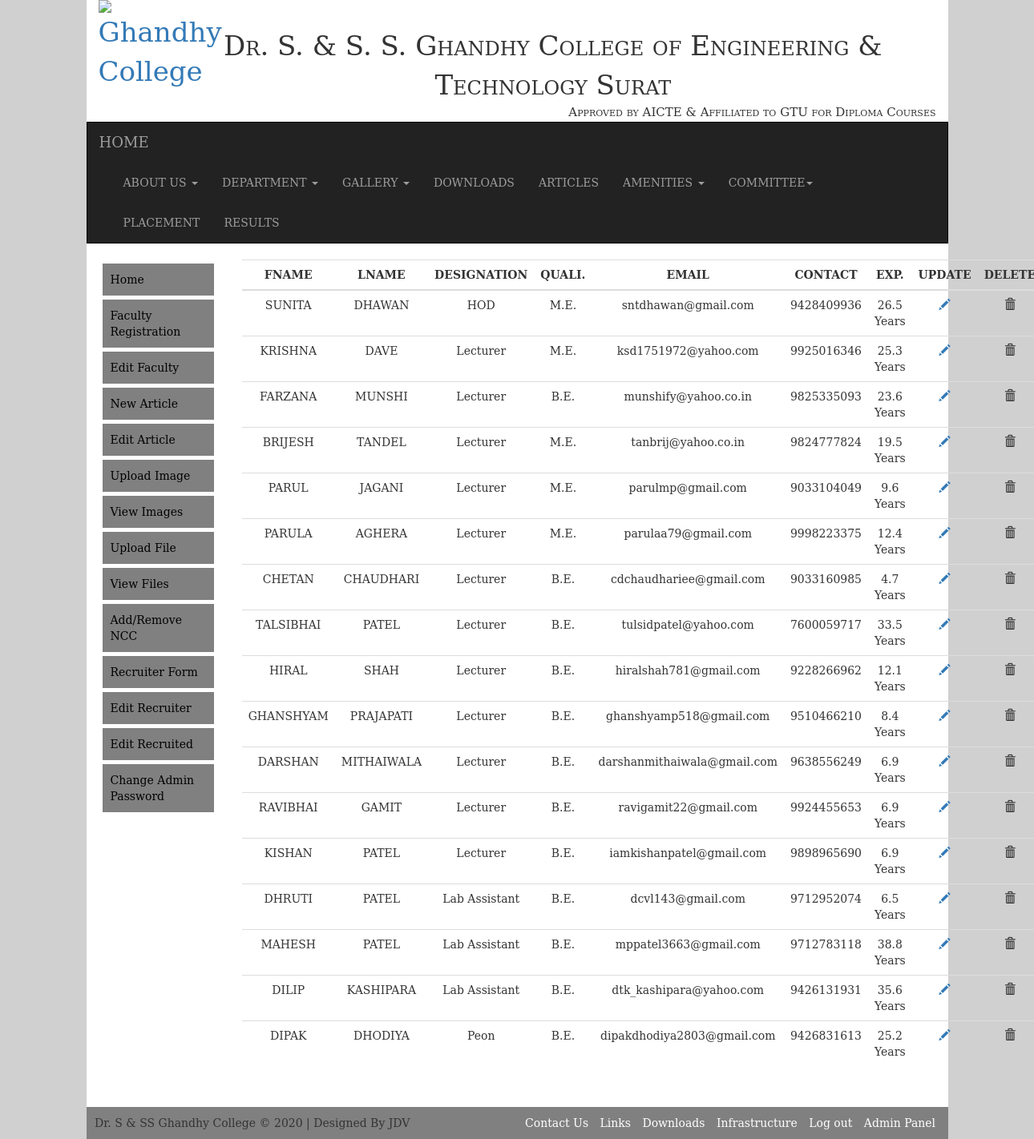
The app's page /faculty_data_show.php?branch_code=9 (signed in) with its own data.
### tables this page shows
CREATE TABLE IF NOT EXISTS `clg_faculty` (
  `id` int(11) NOT NULL,
  `fname` varchar(50) NOT NULL,
  `mname` varchar(50) NOT NULL,
  `lname` varchar(50) NOT NULL,
  `email` varchar(100) NOT NULL,
  `branch_code` int(2) NOT NULL,
  `post` varchar(15) NOT NULL,
  `qualification` varchar(25) NOT NULL,
  `contact` varchar(10) NOT NULL,
  `ocontact` varchar(10) NOT NULL,
  `gender` varchar(10) NOT NULL,
  `profile_img` varchar(2000) NOT NULL,
  `birthdate` date NOT NULL,
  `start_date` date NOT NULL
);

### faculty_data_show.php (the view, shortened to what this page needs)
<!doctype html>
<html>
<head>
<link rel="stylesheet" href="bootstrap/css/bootstrap.min.css">
<link href="bootstrap/css/style.css" rel="stylesheet">
</head>
<body>
    <div class="container-fluid">
		<div class="row">
            <div class="col-md-10" style="background:white;">
            <header>
                <?php require_once('header.php'); ?>
            </header>
            <section>
                <article>
                	<div class="row">
       					<div class="col-md-2 col-sm-2 admin_sidemenu">
                        	<?php
								require_once('adminsidemenu.php');
							?>
                        </div>
                	<div class="col-md-10 col-sm-10" >
                    	<div class="row">
 						<div id="show" class="col-md-12 col-sm-12">
							<table class=" table table-responsive table-hover text-center" id="table_showdata">
                            		<tr style="font-weight:bold;">
                                    	<td>FNAME</td>
                                        <td>LNAME</td>
                                        <td>DESIGNATION</td>
                                        <td>QUALI.</td>
                                        <td>EMAIL</td>
                                        <td>CONTACT</td>
                                        <td>EXP.</td>
                                        <td>UPDATE</td>
                                        <td>DELETE</td>
                                    </tr>
								<tbody>
                                	<?php
										$show=mysql_query("select * from clg_faculty where branch_code='$_REQUEST[branch_code]'");
										while($show1=mysql_fetch_array($show))
										{
									?>
                                	<tr>
                                    	<td><?php echo $show1[1];?></td>
                                        <td><?php echo $show1[3];?></td>
                                        <td><?php echo $show1[6];?></td>
                                        <td><?php echo $show1[7];?></td>
                                        <td><?php echo $show1[4];?></td>
                                        <td><?php echo $show1[8];?></td>
                                        <td><?php
												$date1=mysql_query("select DATEDIFF((select CURDATE()),'$show1[13]')");
												$date=mysql_fetch_array($date1);
												echo round($date[0]/365,1)." Years";
											?></td>
                                        <td ><a href="edit_faculty_reg.php?id=<?php echo $show1[0];?>"><span class="glyphicon glyphicon-pencil"></span></a></td>
                                        <td onClick="delete_faculty(<?php echo $show1[0];?>,<?php echo $_REQUEST['branch_code'];?>)"><span class="glyphicon glyphicon-trash"></span></td>
                                    </tr>
                                    <?php
										}
									?>
                                </tbody>
                            </table>
                        </div>
                        </div>
                </div>
                	</div>
                </article>
            </section>
           <footer>
           		<?php require_once('footer.php'); ?>
           </footer>
           </div>
    </div>
	</div>
</body>
</html>

### records on screen
clg_faculty: fname "SUNITA", lname "DHAWAN", post "HOD", qualification "M.E.", email "sntdhawan@gmail.com", contact "9428409936", date "26.5"
clg_faculty: fname "KRISHNA", lname "DAVE", post "Lecturer", qualification "M.E.", email "ksd1751972@yahoo.com", contact "9925016346", date "25.3"
clg_faculty: fname "FARZANA", lname "MUNSHI", post "Lecturer", qualification "B.E.", email "munshify@yahoo.co.in", contact "9825335093", date "23.6"
clg_faculty: fname "BRIJESH", lname "TANDEL", post "Lecturer", qualification "M.E.", email "tanbrij@yahoo.co.in", contact "9824777824", date "19.5"
clg_faculty: fname "PARUL", lname "JAGANI", post "Lecturer", qualification "M.E.", email "parulmp@gmail.com", contact "9033104049", date "9.6"
clg_faculty: fname "PARULA", lname "AGHERA", post "Lecturer", qualification "M.E.", email "parulaa79@gmail.com", contact "9998223375", date "12.4"
clg_faculty: fname "CHETAN", lname "CHAUDHARI", post "Lecturer", qualification "B.E.", email "cdchaudhariee@gmail.com", contact "9033160985", date "4.7"
clg_faculty: fname "TALSIBHAI", lname "PATEL", post "Lecturer", qualification "B.E.", email "tulsidpatel@yahoo.com", contact "7600059717", date "33.5"
clg_faculty: fname "HIRAL", lname "SHAH", post "Lecturer", qualification "B.E.", email "hiralshah781@gmail.com", contact "9228266962", date "12.1"
clg_faculty: fname "GHANSHYAM", lname "PRAJAPATI", post "Lecturer", qualification "B.E.", email "ghanshyamp518@gmail.com", contact "9510466210", date "8.4"
clg_faculty: fname "DARSHAN", lname "MITHAIWALA", post "Lecturer", qualification "B.E.", email "darshanmithaiwala@gmail.com", contact "9638556249", date "6.9"
clg_faculty: fname "RAVIBHAI", lname "GAMIT", post "Lecturer", qualification "B.E.", email "ravigamit22@gmail.com", contact "9924455653", date "6.9"
clg_faculty: fname "KISHAN", lname "PATEL", post "Lecturer", qualification "B.E.", email "iamkishanpatel@gmail.com", contact "9898965690", date "6.9"
clg_faculty: fname "DHRUTI", lname "PATEL", post "Lab Assistant", qualification "B.E.", email "dcvl143@gmail.com", contact "9712952074", date "6.5"
clg_faculty: fname "MAHESH", lname "PATEL", post "Lab Assistant", qualification "B.E.", email "mppatel3663@gmail.com", contact "9712783118", date "38.8"
clg_faculty: fname "DILIP", lname "KASHIPARA", post "Lab Assistant", qualification "B.E.", email "dtk_kashipara@yahoo.com", contact "9426131931", date "35.6"
clg_faculty: fname "DIPAK", lname "DHODIYA", post "Peon", qualification "B.E.", email "dipakdhodiya2803@gmail.com", contact "9426831613", date "25.2"

### other values on screen
$s['year'] "2020"
